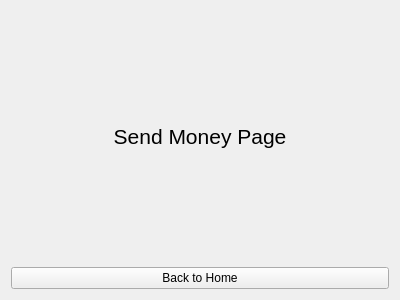
<?xml version="1.0" encoding="UTF-8"?>
<ui version="4.0">
 <class>SendMoneyPage</class>
 <widget class="QWidget" name="SendMoneyPage">
  <property name="geometry">
   <rect>
    <x>0</x>
    <y>0</y>
    <width>400</width>
    <height>300</height>
   </rect>
  </property>
  <property name="windowTitle">
   <string>Send Money</string>
  </property>
  <layout class="QVBoxLayout" name="verticalLayout">
   <item>
    <widget class="QLabel" name="label">
     <property name="font">
      <font>
       <pointsize>16</pointsize>
      </font>
     </property>
     <property name="text">
      <string>Send Money Page</string>
     </property>
     <property name="alignment">
      <set>Qt::AlignCenter</set>
     </property>
    </widget>
   </item>
   <item>
    <widget class="QPushButton" name="pushButtonBackToHome">
     <property name="text">
      <string>Back to Home</string>
     </property>
    </widget>
   </item>
  </layout>
 </widget>
 <resources/>
 <connections/>
</ui> 
